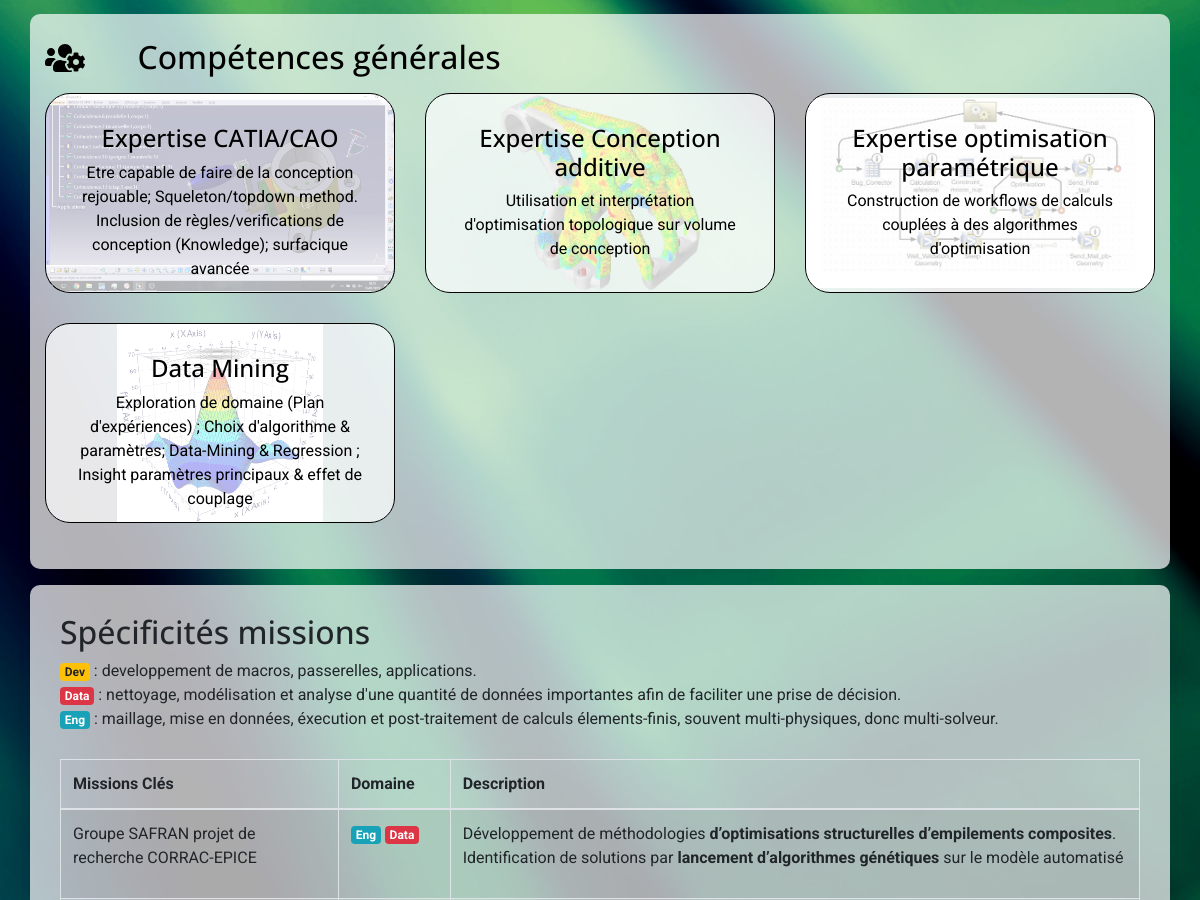
Before: /CVeng/ (middle part) with the older database file.
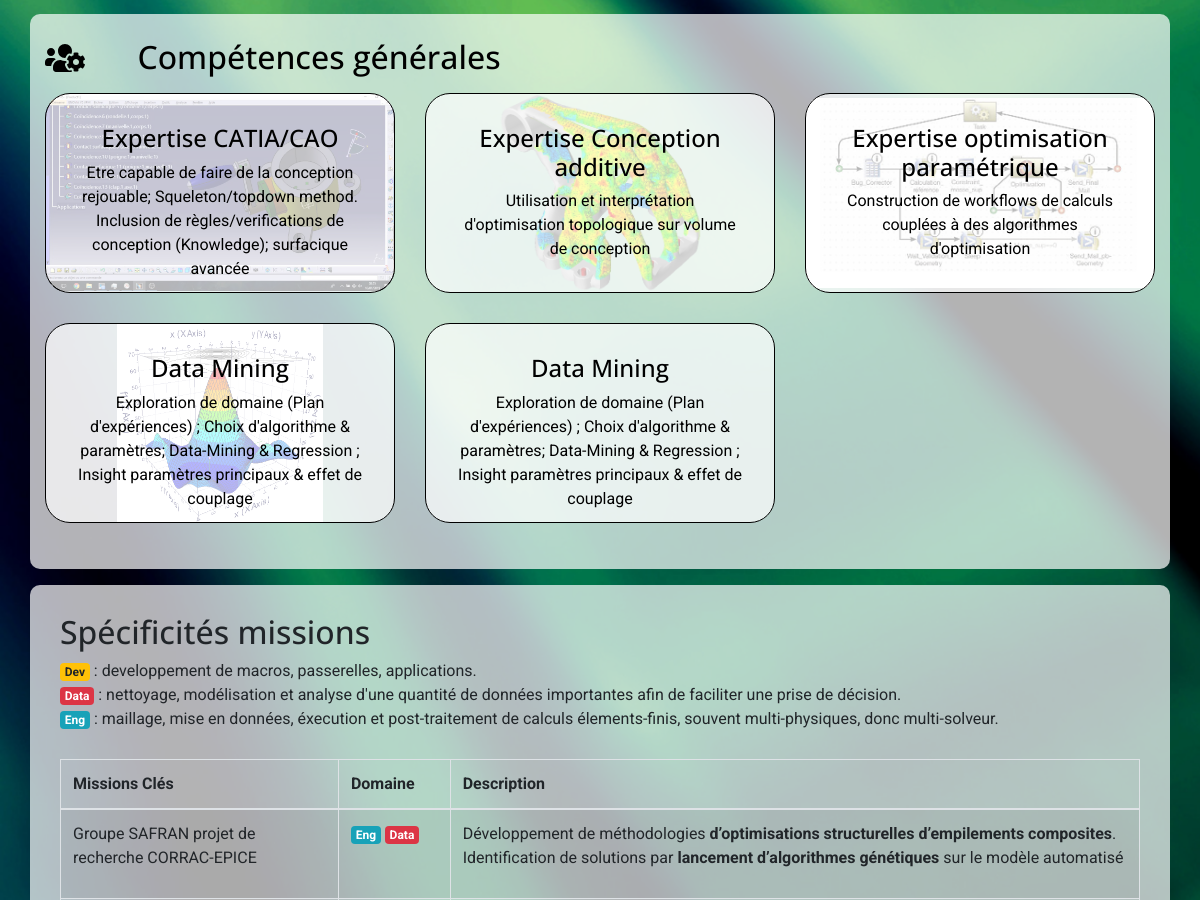
After: the same page with the newer database file.
### cvapp/models.py (models this page shows, shortened)
class CompGlob(db.Model):
    id = db.Column(db.Integer, primary_key=True)
    name = db.Column(db.String(50), nullable=False)
    img = db.Column(db.String(50), nullable=True)
    wc = db.Column(db.Enum(WorkClass), nullable=False)
    short = db.Column(db.String(200), nullable=False)

### cvapp/views.py (the view)
@app.route('/CVeng/')
def engcv():return rendercv('Eng')

### cvapp/utils.py (called while the page is built)
def find_tcomp(workclass):
    complist = CompGraph.query.filter(
        CompGraph.wc == WorkClass['DataDevEng']).all()
    if workclass == 'Data' or workclass == 'Dev':
        complist += CompGraph.query.filter(
            CompGraph.wc == WorkClass['DataDev']).all()
    if workclass == 'Data' or workclass == 'Eng':
        complist += CompGraph.query.filter(
            CompGraph.wc == WorkClass['DataEng']).all()
    if workclass == 'Dev' or workclass == 'Eng':
        complist += CompGraph.query.filter(
            CompGraph.wc == WorkClass['DevEng']).all()
    complist += CompGraph.query.filter(
        CompGraph.wc == WorkClass[workclass]).all()
    return complist

def find_gcomp(workclass):
    complist = CompGlob.query.filter(
        CompGlob.wc == WorkClass[workclass]).all()
    if workclass == 'Data' or workclass == 'Dev':
        complist += CompGlob.query.filter(
            CompGlob.wc == WorkClass['DataDev']).all()
    if workclass == 'Data' or workclass == 'Eng':
        complist += CompGlob.query.filter(
            CompGlob.wc == WorkClass['DataEng']).all()
    if workclass == 'Dev' or workclass == 'Eng':
        complist += CompGlob.query.filter(
            CompGlob.wc == WorkClass['DevEng']).all()
    return complist

### cvapp/views.py (called while the page is built)
def rendercv(Wkclass):
    myUrl = 'Bootstrap_CV&wk='+Wkclass+'.html'
    tcomplist = find_tcomp(Wkclass)
    gcomplist = find_gcomp(Wkclass)
    return render_template(myUrl,
                            type=Wkclass,
                            tcomplist=tcomplist,
                            gcomplist=gcomplist)

### cvapp/templates/Bootstrap_CV&wk=Eng.html (shortened to what this page needs)
{% extends 'base.html' %}
{% block content %}
      {% if gcomplist: %} {% include 'skillglobal.html' %} {% endif %}
      {% include 'missions.html' %}
{% endblock %}

### cvapp/templates/base.html (shortened to what this page needs)
<!DOCTYPE html>
<html>
  <head>
   	<link href="{{ url_for('static', filename='css/bootstrap.min.css') }}" rel="stylesheet">
    <link href="{{ url_for('static', filename='css/style.css') }}" rel="stylesheet">
  </head>
  <body>
    {% block content %}{% endblock %}
  </body>
</html>

### cvapp/templates/skillglobal.html
      <div class="container blocgenerique">
        <section class="row">
            <div class="row col-12 pb-2 mt-2">
              <div class="icontitle col-md-1 d-none d-md-block"> <img src="{{ url_for('static', filename='img/svg/users-cog.svg') }}" alt height="40" width="40"></div>
              {% if type=='all' %}
              <div class="col-md-11"><h2> Compétences transverses </h2> </div>
              {% else %}
              <div class="col-md-11"><h2> Compétences générales </h2> </div>
              {% endif %}
            </div>
            {% for comp in gcomplist %}
            <div class="col-lg-4 col-md-6">
              <div class="blockimg" {% if comp.img!=None: %} style= 'background-image: url("{{url_for("static", filename=comp.img) }}");'{% endif %}>
                <div class="generalcompetenceblock text-center">
                  <h4>{{comp.name}}</h4>
                  <p>{{comp.short}}</p>
                </div>
              </div>
            </div>
            {% endfor %}
        </section>
      </div>

### cvapp/templates/missions.html (shortened to what this page needs)
        <div class="container blocgenerique">
          <section class="col-sm-12 table-responsive">
            <table class="table table-bordered table-striped table-condensed">
              <caption>
                <h2>Spécificités missions</h2>
                <p><span class="badge badge-warning">Dev</span> : developpement de macros, passerelles, applications.<br>
                <span class="badge badge-danger">Data</span> : nettoyage, modélisation et analyse d'une quantité de données importantes afin de faciliter une prise de décision.<br>
                <span class="badge badge-info">Eng</span> : maillage, mise en données, éxecution et post-traitement de calculs élements-finis, souvent multi-physiques, donc multi-solveur.</p>
              </caption>
              <thead>
                <tr>
                  <th>Missions Clés</th>
                  <th>Domaine</th>
                  <th>Description</th>
                </tr>
              </thead>
              <tbody>
                {% if type!='Dev' %}
                <tr>
                  <td><p>Groupe SAFRAN projet de recherche CORRAC-EPICE<p></td>
                  <td><span class="badge badge-info">Eng</span> <span class="badge badge-danger">Data</span></td>
                  <td><p> Développement de méthodologies <strong>d’optimisations structurelles d’empilements composites</strong>.<br>
                  Identification de solutions par <strong>lancement d’algorithmes génétiques</strong> sur le modèle automatisé</p></td>
                </tr>
                {% endif %}
              </tbody>
            </table>
          </section>
        </div>

### cvapp/static/css/style.css (style rules this page uses)
.generalcompetenceblock { border: 1px solid black; border-radius: 25px; padding: 30px 30px; margin-bottom: 30px; height: 200px; background-color: rgba(255, 255, 255, .7); }
.blockimg { border-radius: 25px; background-size: contain; background-repeat: no-repeat; background-position: center; }
body { font-family: "Roboto", sans-serif; color: white; background-image: url("../img/green-computer.jpg");background-size: cover; }
.blocgenerique { background-color: rgba(255, 255, 255, .7); border-radius: 10px; color: black; padding-top: 1rem;padding-bottom: 1rem;margin-top : 1rem;margin-bottom: 1rem; }
.icontitle { height: 40px;padding-bottom:1rem; }
caption { caption-side: top; color: inherit; }
table { font-family: "Roboto", sans-serif; color: white; }
h1, h2, h3, h4, h5 { font-family: "Open Sans", sans-serif; color: inherit; }
p { font-family: "Roboto", sans-serif; }

Changed rows visible on the page:
added CompGlob: name "Data Mining", short "Exploration de domaine (Plan d'expériences) ; Choix d'algorithme & paramètres; Data-Mining & Regression ; Insight paramètres principaux & effet de couplage"
